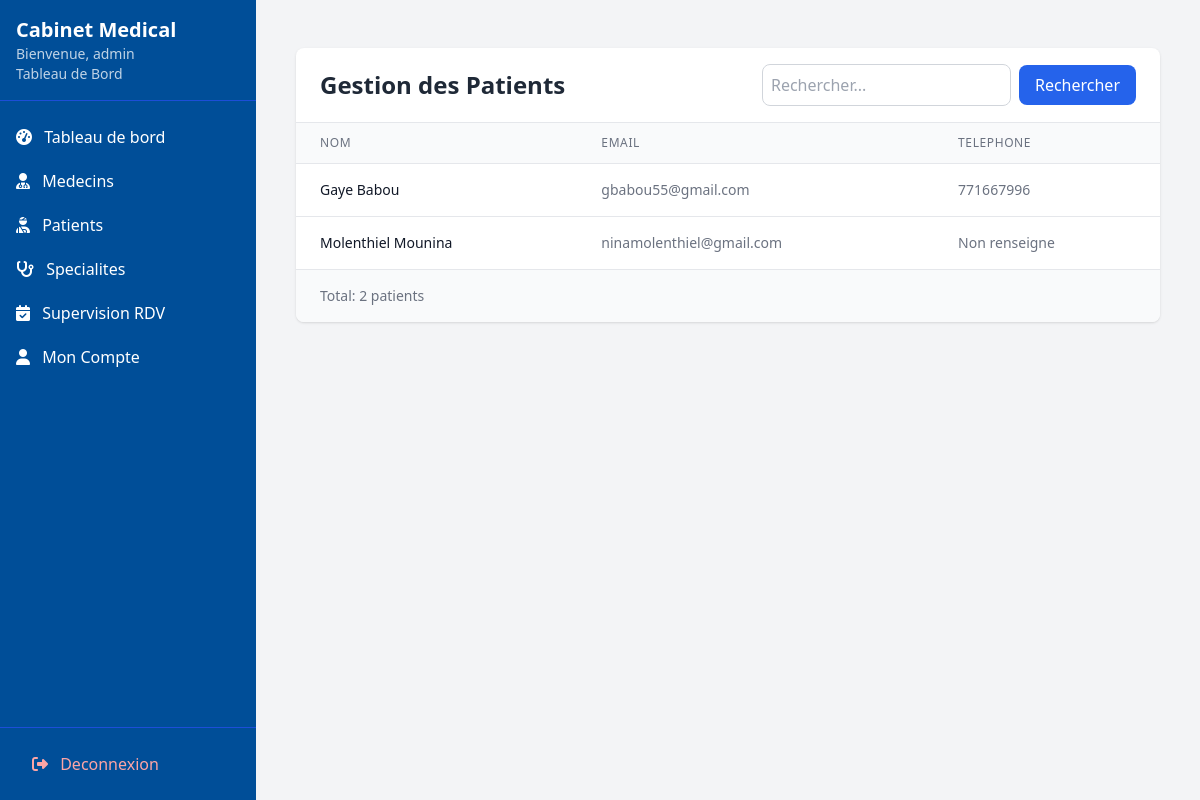
Page /dashboard/admin/patients/ (signed in) on the committed database.
### utilisateurs/models.py (models this page shows, shortened)
class User(AbstractUser):
    username = None
    email = models.EmailField('email address', unique=True)
    nom = models.CharField(max_length=100)
    prenom = models.CharField(max_length=100)
    is_doctor_request = models.BooleanField(default=False)
    role = models.CharField(
        max_length=20,
        choices=[('patient', 'Patient'), ('docteur', 'Docteur'), ('admin', 'Administrateur')],
        default='patient'
    )
    telephone = models.CharField(max_length=20, blank=True, null=True)
    date_naiss = models.DateField(null=True, blank=True)
    adresse = models.TextField(blank=True)
    genre = models.CharField(max_length=1, choices=[('M', 'Masculin'), ('F', 'Féminin'), ('O', 'Autre')], blank=True)
    verification_code = models.CharField(max_length=6, null=True, blank=True)
    code_expires_at = models.DateTimeField(null=True, blank=True)  #  pour expiration
    USERNAME_FIELD = 'email'
    REQUIRED_FIELDS = ['nom', 'prenom']
    objects = UserManager()
    class Meta:
        db_table = 'utilisateurs_user'
    @property
    def docteur(self):
        """Propriete pour acceder au profil docteur de maniere coherente"""
        return self.docteur_profile
    @property
    def patient(self):
        """Propriete pour acceder au profil patient"""
        return self.patient_profile

class Patient(models.Model):
    user = models.OneToOneField(User, on_delete=models.CASCADE, related_name='patient_profile')
    docteur_principal = models.ForeignKey(Docteur, on_delete=models.SET_NULL,
                                        null=True, blank=True,
                                        related_name='patients')
    groupe_sanguin = models.CharField(max_length=10, blank=True)
    taille = models.DecimalField(max_digits=5, decimal_places=2, blank=True, null=True)
    poids = models.DecimalField(max_digits=5, decimal_places=2, blank=True, null=True)
    allergies = models.TextField(blank=True)
    antecedents = models.TextField(blank=True)
    user = models.OneToOneField(User, on_delete=models.CASCADE, related_name='patient_profile' )
    groupe_sanguin = models.CharField(max_length=10, blank=True)
    taille = models.DecimalField(max_digits=5, decimal_places=2, blank=True, null=True)
    poids = models.DecimalField(max_digits=5, decimal_places=2, blank=True, null=True)
    allergies = models.TextField(blank=True)
    antecedents = models.TextField(blank=True)

### utilisateurs/views.py (the view)
# urls.py: path('dashboard/admin/patients/', views.admin_patients, name='admin_patients_list'),
@user_passes_test(lambda u: u.is_superuser)
def admin_patients(request):
    patients = Patient.objects.all().select_related('user')
    search_query = request.GET.get('search', '')
    if search_query:
        patients = patients.filter(
            Q(user__nom__icontains=search_query) |
            Q(user__prenom__icontains=search_query) |
            Q(user__email__icontains=search_query)
        )
    context = {
        'patients': patients,
        'search_query': search_query,
        'total_patients': patients.count()
    }
    return render(request, 'admin/patients_liste.html', context)

### templates/admin/patients_liste.html
{% extends 'base_dashboard.html' %}
{% block content %}
<div class="max-w-7xl mx-auto px-4 py-6">
  <div class="bg-white shadow rounded-lg overflow-hidden">
    <div class="px-6 py-4 border-b border-gray-200">
      <div class="flex flex-col md:flex-row md:items-center md:justify-between">
        <h1 class="text-2xl font-bold text-gray-800">Gestion des Patients</h1>
        <div class="mt-4 md:mt-0">
          <form method="get" class="flex items-center space-x-2">
            <input type="text" name="search" placeholder="Rechercher..."
                   value="{{ search_query }}"
                   class="p-2 border border-gray-300 rounded-lg">
            <button type="submit" class="bg-blue-600 text-white px-4 py-2 rounded-lg">
              Rechercher
            </button>
          </form>
        </div>
      </div>
    </div>
    <div class="overflow-x-auto">
      <table class="min-w-full divide-y divide-gray-200">
        <thead class="bg-gray-50">
          <tr>
            <th class="px-6 py-3 text-left text-xs font-medium text-gray-500 uppercase tracking-wider">Nom</th>
            <th class="px-6 py-3 text-left text-xs font-medium text-gray-500 uppercase tracking-wider">Email</th>
            <th class="px-6 py-3 text-left text-xs font-medium text-gray-500 uppercase tracking-wider">Telephone</th>
          </tr>
        </thead>
        <tbody class="bg-white divide-y divide-gray-200">
          {% for patient in patients %}
          <tr>
            <td class="px-6 py-4 whitespace-nowrap">
              <div class="flex items-center">
                <div class="text-sm font-medium text-gray-900">
                  {{ patient.user.nom }} {{ patient.user.prenom }}
                </div>
              </div>
            </td>
            <td class="px-6 py-4 whitespace-nowrap text-sm text-gray-500">
              {{ patient.user.email }}
            </td>
            <td class="px-6 py-4 whitespace-nowrap text-sm text-gray-500">
              {{ patient.user.telephone|default:"Non renseigne" }}
            </td>
          </tr>
          {% empty %}
          <tr>
            <td colspan="4" class="px-6 py-4 text-center text-sm text-gray-500">
              Aucun patient trouve
            </td>
          </tr>
          {% endfor %}
        </tbody>
      </table>
    </div>
    <div class="px-6 py-4 bg-gray-50 border-t border-gray-200">
      <div class="flex justify-between items-center">
        <div class="text-sm text-gray-500">
          Total: <span class="font-medium">{{ total_patients }}</span> patients
        </div>
      </div>
    </div>
  </div>
</div>
{% endblock %}

### templates/base_dashboard.html (shortened to what this page needs)
<!DOCTYPE html>
<html lang="fr">
<head>
    <script src="https://cdn.tailwindcss.com"></script>
    <link rel="stylesheet" href="https://cdnjs.cloudflare.com/ajax/libs/font-awesome/6.4.0/css/all.min.css">
</head>
<body class="bg-gray-100 font-sans">
    <div class="flex h-screen">
        <div class="sidebar w-64 bg-[#004e98] text-white fixed h-full">
            <div class="p-4 border-b border-blue-700">
                <a href="{% url "index" %}"><h1 class="text-xl font-bold">Cabinet Medical</h1></a>
                <p class="text-sm opacity-75">Bienvenue, {{ request.user.prenom }}</p>
                <p class="text-sm opacity-75">Tableau de Bord</p>
            </div>
            <nav class="mt-4">
                {% if request.user.role == 'admin' %}
                  <div class="space-y-1">
                      <a href="{% url "admed_dashboard" %}" class="block py-2 px-4 hover:bg-blue-700">
                          <i class="fas fa-tachometer-alt mr-2"></i> Tableau de bord
                      </a>
                      <a href="{% url "admin_docteurs_list" %}" class="block py-2 px-4 hover:bg-blue-700">
                          <i class="fas fa-user-md mr-2"></i> Medecins
                      </a>
                      <a href="{% url "admin_patients_list" %}" class="block py-2 px-4 hover:bg-blue-700">
                          <i class="fas fa-user-injured mr-2"></i> Patients
                      </a>
                      <a href="{% url "admin_specialites" %}" class="block py-2 px-4 hover:bg-blue-700">
                         <i class="fas fa-stethoscope mr-2"></i> Specialites
                        </a>
                      <a href="{% url "admin_supervision_rdv" %}" class="block py-2 px-4 hover:bg-blue-700">
                        <i class="fas fa-calendar-check mr-2"></i> Supervision RDV
                        </a>
                     <a href="{% url "admin_profile" %}" class="block py-2 px-4 hover:bg-blue-700">
                        <i class="fas fa-user mr-2"></i> Mon Compte
                    </a>
                  </div>
                {% endif %}
                <div class="absolute bottom-0 w-full p-4 border-t border-blue-700">
                    <a href="{% url 'logout' %}" class="block py-2 px-4 text-red-300 hover:bg-blue-700 rounded">
                        <i class="fas fa-sign-out-alt mr-2"></i> Deconnexion
                    </a>
                </div>
            </nav>
        </div>
        <div class="flex-1 ml-64">
            <main class="p-6">
                {% block content %}
                {% endblock %}
            </main>
        </div>
    </div>
</body>
</html>

### templates/base_dashboard.html (style rules this page uses)
.sidebar { transition: all 0.3s; }

### rows in the picture
User: user.prenom "admin"
Patient: user.nom "Gaye", user.prenom "Babou", user.email "gbabou55@gmail.com", user.telephone "771667996"
Patient: user.nom "Molenthiel", user.prenom "Mounina", user.email "ninamolenthiel@gmail.com", user.telephone "Non renseigne"

### other values in the picture
{{ total_patients }} "2"
